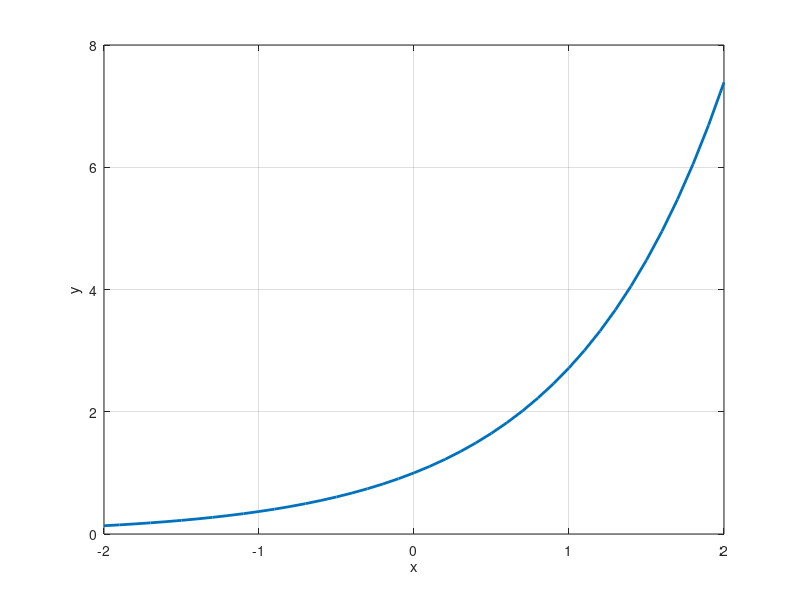

The MATLAB script that drew this image: (Note: this script raises an error after producing the figure.)
clear all;
clc;
close all;

x = -2:0.1:2;
y = exp(x);

fig = figure();

set(fig,"color","white")
plot(x,y,"Linewidth",2)
grid on
xlabel('x')
ylabel('y')

#change N for order of equations
# Now is third order
N =3;

yest = 0*y

for n=0:N
    yest = yest*(x.^n)./factorial(n)
end

hold on
plot(x,yest,"red","LineWidth",2)
legend("Actual Function","Taylor series expansion")
    



